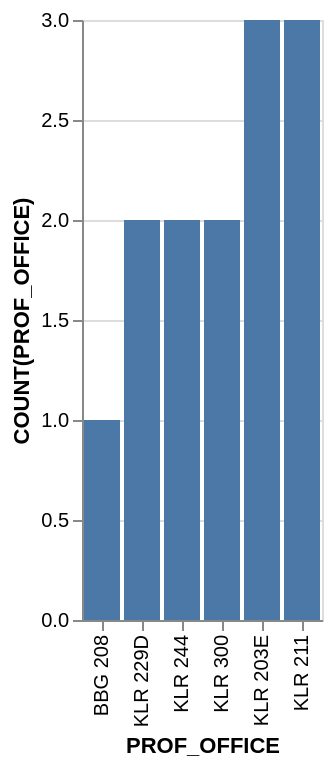

Vega-Lite specification for this chart:
### Vega-Lite specification from a JSON file in a GitHub repository (floating-point values rounded to 4 significant figures)
{"data": {"values": [{"x_data": "BBG 208", "y_data": 1}, {"x_data": "KLR 229D", "y_data": 2}, {"x_data": "KLR 244", "y_data": 2}, {"x_data": "KLR 300", "y_data": 2}, {"x_data": "KLR 203E", "y_data": 3}, {"x_data": "KLR 211", "y_data": 3}]}, "mark": "bar", "encoding": {"x": {"field": "x_data", "type": "nominal", "title": "PROF_OFFICE", "sort": {"op": "sum", "field": "y_data", "order": "ascending"}}, "y": {"field": "y_data", "type": "quantitative", "title": "COUNT(PROF_OFFICE)"}}}
